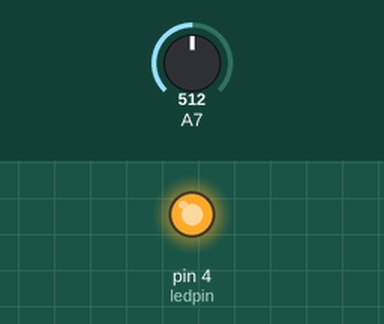
Simulated run of this sketch. Board: Arduino Uno, built with avr-gcc and run on an emulated ATmega328P. Parts: output pins drawn as LEDs (lit = HIGH). The test bench sets the inputs (shaded band); at power-on: A7 = 512.

Above: at 1.2 s.
1.3 s: A7 set to 582
2.8 s: A7 set to 614
At 3.3 s:
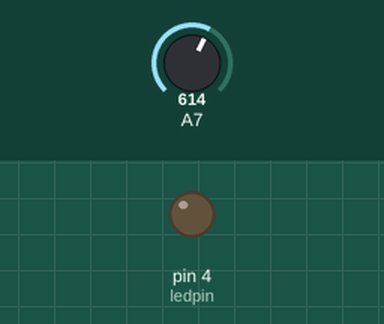
4.3 s: A7 set to 590
At 5.2 s:
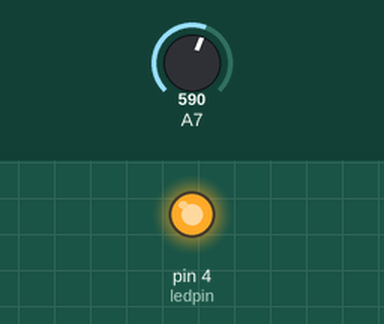
5.8 s: A7 set to 610
At 6.8 s:
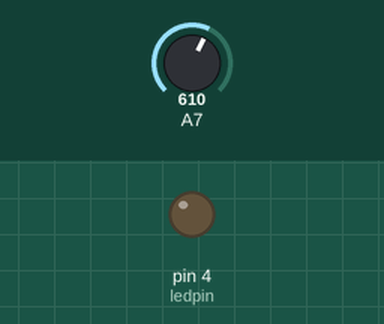
Timing chart, 0 to 8.3 s (numbered marks = the images above; inputs shaded):
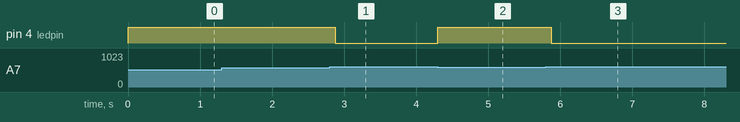

Measured:
- the behaviour switches between 599 and 600 on A7 (found by bisection; images 0 and 1)
- after the input at 1.3 s, every drawn part: stays the same
- after the input at 2.8 s, pin 4 (ledpin): HIGH → LOW after 0.08 s
- after the input at 4.3 s, pin 4 (ledpin): LOW → HIGH at once
- after the input at 5.8 s, pin 4 (ledpin): HIGH → LOW after 0.08 s

The sketch:

attinyprog.ino
```cpp
#define ledpin 4
float ledvalue=0;

void setup() {
  // put your setup code here, to run once:
  //Serial.begin(115200);
  pinMode(7, INPUT);
  pinMode(ledpin,OUTPUT);
}

void loop() {
  // put your main code here, to run repeatedly:
  int temp = analogRead(7);
  if(temp<600){
    ledvalue=255.0;
  }
  analogWrite(ledpin, ledvalue);
  ledvalue*=0.99;
  //Serial.print(ledvalue);
  //Serial.print(" ");
  //Serial.println(temp);
  delay(1);
}
```
